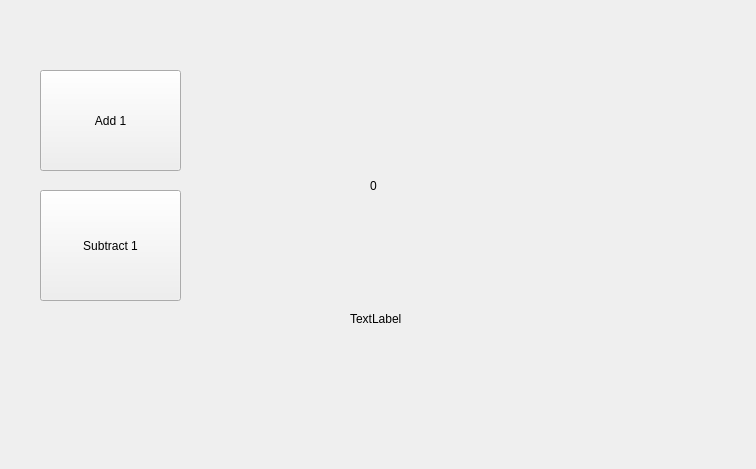
<?xml version="1.0" encoding="UTF-8"?>
<ui version="4.0">
 <class>MainWindow</class>
 <widget class="QMainWindow" name="MainWindow">
  <property name="geometry">
   <rect>
    <x>0</x>
    <y>0</y>
    <width>756</width>
    <height>469</height>
   </rect>
  </property>
  <property name="windowTitle">
   <string>MainWindow</string>
  </property>
  <widget class="QWidget" name="centralWidget">
   <widget class="QPushButton" name="addButton">
    <property name="geometry">
     <rect>
      <x>40</x>
      <y>70</y>
      <width>141</width>
      <height>101</height>
     </rect>
    </property>
    <property name="text">
     <string>Add 1</string>
    </property>
   </widget>
   <widget class="QPushButton" name="subtractButton">
    <property name="geometry">
     <rect>
      <x>40</x>
      <y>190</y>
      <width>141</width>
      <height>111</height>
     </rect>
    </property>
    <property name="text">
     <string>Subtract 1</string>
    </property>
   </widget>
   <widget class="QLabel" name="countLabel">
    <property name="geometry">
     <rect>
      <x>370</x>
      <y>100</y>
      <width>181</width>
      <height>171</height>
     </rect>
    </property>
    <property name="text">
     <string>0</string>
    </property>
   </widget>
   <widget class="QLabel" name="commentLabel">
    <property name="geometry">
     <rect>
      <x>350</x>
      <y>310</y>
      <width>231</width>
      <height>17</height>
     </rect>
    </property>
    <property name="text">
     <string>TextLabel</string>
    </property>
   </widget>
  </widget>
 </widget>
 <layoutdefault spacing="6" margin="11"/>
 <resources/>
 <connections/>
</ui>
